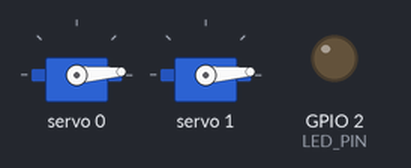
This sketch was run on a simulated ESP32. Shown: 2 × servo, output pins drawn as LEDs (lit = HIGH). WiFi joins after 1.5 s; servers stay silent unless stated; uploads are accepted with an empty reply; what the sketch prints to the serial monitor is not drawn.

Above: at 0.1 s.
At 0.6 s:
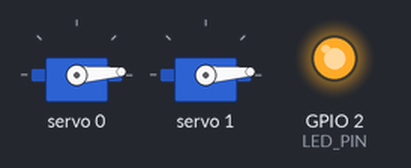
Timing chart, 0 to 2.5 s (numbered marks = the images above):
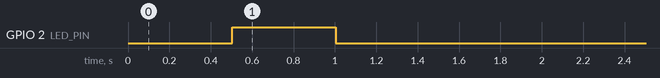

The sketch:

sketch_dec20a.ino
```cpp
#include <WiFi.h>
#include <HTTPClient.h>
#include <ArduinoJson.h>
#include <Wire.h>
#include <Adafruit_PWMServoDriver.h>

// ------------------ WIFI ------------------
const char* ssid = "TEC_EP_203";
const char* password = "Tec_aula_203*";
const char* serverUrl = "http://192.168.54.52:8000/api/iot/esp32/detect/";

unsigned long lastRequestTime = 0;
const unsigned long REQUEST_INTERVAL = 5000;

// ------------------ HARDWARE ------------------
#define LED_PIN 2

Adafruit_PWMServoDriver pwm = Adafruit_PWMServoDriver(0x40);

// Ajustes para SG90
#define SERVO_MIN  120   // Pulso mínimo
#define SERVO_MAX  500   // Pulso máximo

#define SERVO_ORGANICO   0   // Canal 0
#define SERVO_INORGANICO 1   // Canal 1

WiFiClient client;

// ------------------ SETUP ------------------
void setup() {
  Serial.begin(115200);
  pinMode(LED_PIN, OUTPUT);

  Wire.begin(21, 22);
  pwm.begin();
  pwm.setPWMFreq(50); // 50Hz para servos

  cerrarServos();

  Serial.print("🔌 Conectando WiFi");
  WiFi.begin(ssid, password);

  while (WiFi.status() != WL_CONNECTED) {
    delay(500);
    Serial.print(".");
    digitalWrite(LED_PIN, !digitalRead(LED_PIN));
  }

  digitalWrite(LED_PIN, LOW);

  Serial.println("\n✅ WiFi conectado");
  Serial.print("📡 IP: ");
  Serial.println(WiFi.localIP());
}

// ------------------ LOOP ------------------
void loop() {
  if (millis() - lastRequestTime >= REQUEST_INTERVAL) {
    lastRequestTime = millis();
    enviarSolicitud();
  }
}

// ------------------ BACKEND ------------------
void enviarSolicitud() {
  if (WiFi.status() != WL_CONNECTED) return;

  HTTPClient http;
  http.begin(client, serverUrl);
  http.addHeader("Content-Type", "application/json");

  String payload = "{\"tacho_id\":2}";
  int httpCode = http.POST(payload);

  if (httpCode > 0) {
    String response = http.getString();
    Serial.println("📩 Respuesta:");
    Serial.println(response);

    StaticJsonDocument<256> doc;
    if (deserializeJson(doc, response)) return;

    int accion = doc["parpadeos"] | 0;
    ejecutarAccion(accion);
  }

  http.end();
}

// ------------------ ACCIONES ------------------
void ejecutarAccion(int accion) {
  switch (accion) {
    case 1:
      Serial.println("🟢 ORGÁNICO");
      moverServo(SERVO_ORGANICO);
      break;

    case 2:
      Serial.println("🔵 INORGÁNICO");
      moverServo(SERVO_INORGANICO);
      break;

    case 3:
      Serial.println("♻️ RECICLABLE");
      parpadearLED(3);
      break;

    default:
      break;
  }
}

// ------------------ SERVOS ------------------
void moverServo(uint8_t canal) {
  pwm.setPWM(canal, 0, SERVO_MAX); // abrir
  delay(2000);
  pwm.setPWM(canal, 0, SERVO_MIN); // cerrar
}

void cerrarServos() {
  pwm.setPWM(SERVO_ORGANICO, 0, SERVO_MIN);
  pwm.setPWM(SERVO_INORGANICO, 0, SERVO_MIN);
}

// ------------------ LED ------------------
void parpadearLED(int veces) {
  for (int i = 0; i < veces; i++) {
    digitalWrite(LED_PIN, LOW);
    delay(400);
    digitalWrite(LED_PIN, HIGH);
    delay(400);
  }
}
```
